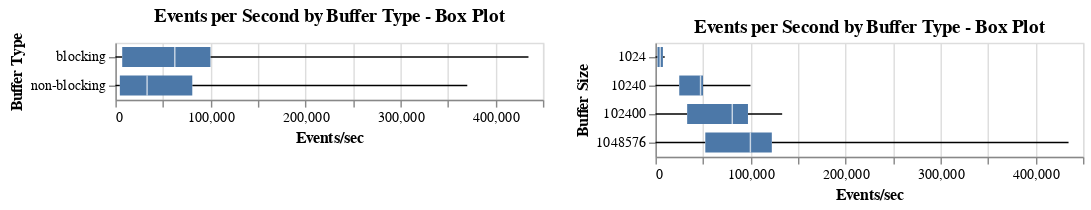

Notebook code cell kept with this figure:
### Code cell
alt.Chart(buffered_measurements_df).mark_boxplot(extent='min-max').encode(
    y=alt.Y('buffer_type:N',title="Buffer Type"),
    x=alt.X('events_per_second:Q', title="Events/sec"),    
).properties(width=300, title="Events per Second by Buffer Type - Box Plot") | alt.Chart(buffered_measurements_df).mark_boxplot(extent='min-max').encode(
    y=alt.Y('buffer_size_in_bytes:O',title="Buffer Size"),
    x=alt.X('events_per_second:Q', title="Events/sec"),    
).properties(width=300, title="Events per Second by Buffer Type - Box Plot")

### Figure 1 — Vega-Lite specification as saved in the notebook (floating-point values rounded to 4 significant figures; data arrays with more than 128 entries replaced by an {"elided": "..."} marker saying what was removed)
{"config": {"view": {"continuousWidth": 400, "continuousHeight": 300}}, "hconcat": [{"mark": {"type": "boxplot", "extent": "min-max"}, "encoding": {"x": {"type": "quantitative", "field": "events_per_second", "title": "Events/sec"}, "y": {"type": "nominal", "field": "buffer_type", "title": "Buffer Type"}}, "title": "Events per Second by Buffer Type - Box Plot", "width": 300}, {"mark": {"type": "boxplot", "extent": "min-max"}, "encoding": {"x": {"type": "quantitative", "field": "events_per_second", "title": "Events/sec"}, "y": {"type": "ordinal", "field": "buffer_size_in_bytes", "title": "Buffer Size"}}, "title": "Events per Second by Buffer Type - Box Plot", "width": 300}], "data": {"name": "data-9f84b354fb7e65165d16d28a1784f37a"}, "$schema": "https://vega.github.io/schema/vega-lite/v4.8.1.json", "datasets": {"data-9f84b354fb7e65165d16d28a1784f37a": {"elided": "332 records"}}}
